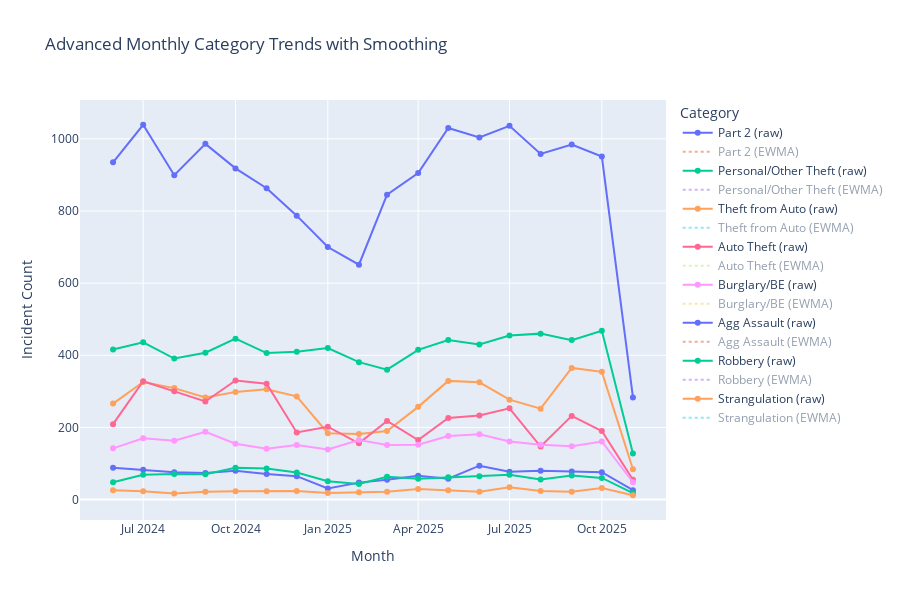

Source (notebook cell):
### Markdown cell above
### 5. Category Trends Over Time (Descriptive Insight)

Although formal forecasting is beyond the scope of this project, advanced monthly 
trend diagnostics reveal that Cincinnati’s highest-volume STARS categories exhibit 
**low temporal volatility** and **stable autoregressive structure**. Coefficient-of-
variation analysis, combined with optional ADF stationarity checks and EWMA-smoothed 
trajectories, shows that categories such as *Part 2 offenses* and *personal/other 
theft* behave as **persistent, structurally stable signals** rather than seasonally 
driven processes.

This stability has operational implications: these categories define the city’s 
baseline workload and provide a reliable foundation for long-horizon planning, early 
anomaly detection, and downstream modeling efforts.

### Code cell
# 5. Category Trends Over Time (Advanced Descriptive Insight)

from typing import List, Tuple
from scipy import stats
from statsmodels.tsa.stattools import adfuller

# ---------------------------------------------------------
# Helper Functions
# ---------------------------------------------------------


def get_top_categories(df: pd.DataFrame, n: int = 8) -> List[str]:
  """Return top-N STARS categories by frequency."""
  return df["STARS_Category"].value_counts().head(n).index.tolist()


def compute_monthly_counts(df: pd.DataFrame, cats: List[str]) -> pd.DataFrame:
  """Aggregate incident counts by month and category."""
  monthly = (
      df[df["STARS_Category"].isin(cats)]
      .groupby(["month", "STARS_Category"], observed=True)
      .size()
      .reset_index(name="count")
  )
  monthly["month"] = pd.PeriodIndex(monthly["month"], freq="M").to_timestamp()
  return monthly.sort_values(["STARS_Category", "month"])


def coefficient_of_variation(series: pd.Series) -> float:
  """Return CV = std / mean for volatility assessment."""
  return float(series.std() / series.mean()) if series.mean() != 0 else 0.0


def adf_stationarity_test(series: pd.Series) -> Tuple[float, float]:
  """Return (ADF test statistic, p-value) for optional stationarity insights."""
  try:
    adf_stat, p_val, _, _, _, _ = adfuller(series.dropna())
    return adf_stat, p_val
  except ValueError:
    return float("nan"), float("nan")


# ---------------------------------------------------------
# Monthly Category Trends
# ---------------------------------------------------------

if {"STARS_Category", "month"}.issubset(df.columns):

  top_cats = get_top_categories(df, n=8)
  monthly_df = compute_monthly_counts(df, top_cats)

  # Compute volatility + EWMA smoothing
  meta = []
  for c in top_cats:
    series = monthly_df.loc[monthly_df["STARS_Category"] == c, "count"]
    cv = coefficient_of_variation(series)
    adf_stat, adf_p = adf_stationarity_test(series)
    meta.append((c, cv, adf_stat, adf_p))

  meta_df = pd.DataFrame(meta, columns=["Category", "CV", "ADF_stat", "ADF_p"])
  display(meta_df)

  # Interactive Plotly visualization
  if PLOTLY_OK:
    fig = go.Figure()

    for c in top_cats:
      sub = monthly_df[monthly_df["STARS_Category"] == c]
      fig.add_trace(go.Scatter(
          x=sub["month"],
          y=sub["count"],
          mode="lines+markers",
          name=f"{c} (raw)"
      ))

      # Add smoothed series (EWMA)
      smoothed = sub["count"].ewm(alpha=0.3).mean()
      fig.add_trace(go.Scatter(
          x=sub["month"],
          y=smoothed,
          mode="lines",
          name=f"{c} (EWMA)",
          line=dict(dash="dot"),
          visible="legendonly"
      ))

    fig.update_layout(
        title="Advanced Monthly Category Trends with Smoothing",
        xaxis_title="Month",
        yaxis_title="Incident Count",
        legend_title="Category",
        height=600,
        hovermode="x unified"
    )

    fig.show()

else:
  print("Required columns for monthly category trends are missing.")
